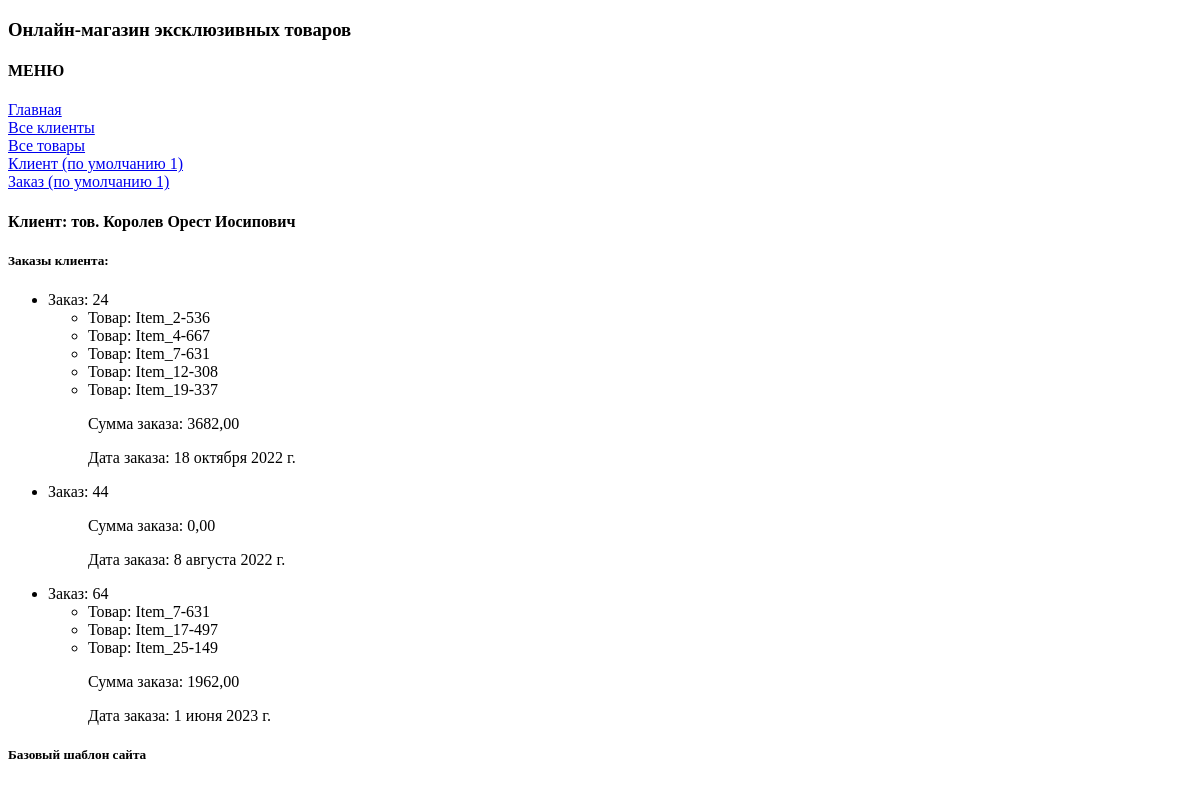
Page /hw2/orders_no_sort/12/ on the earlier database version.
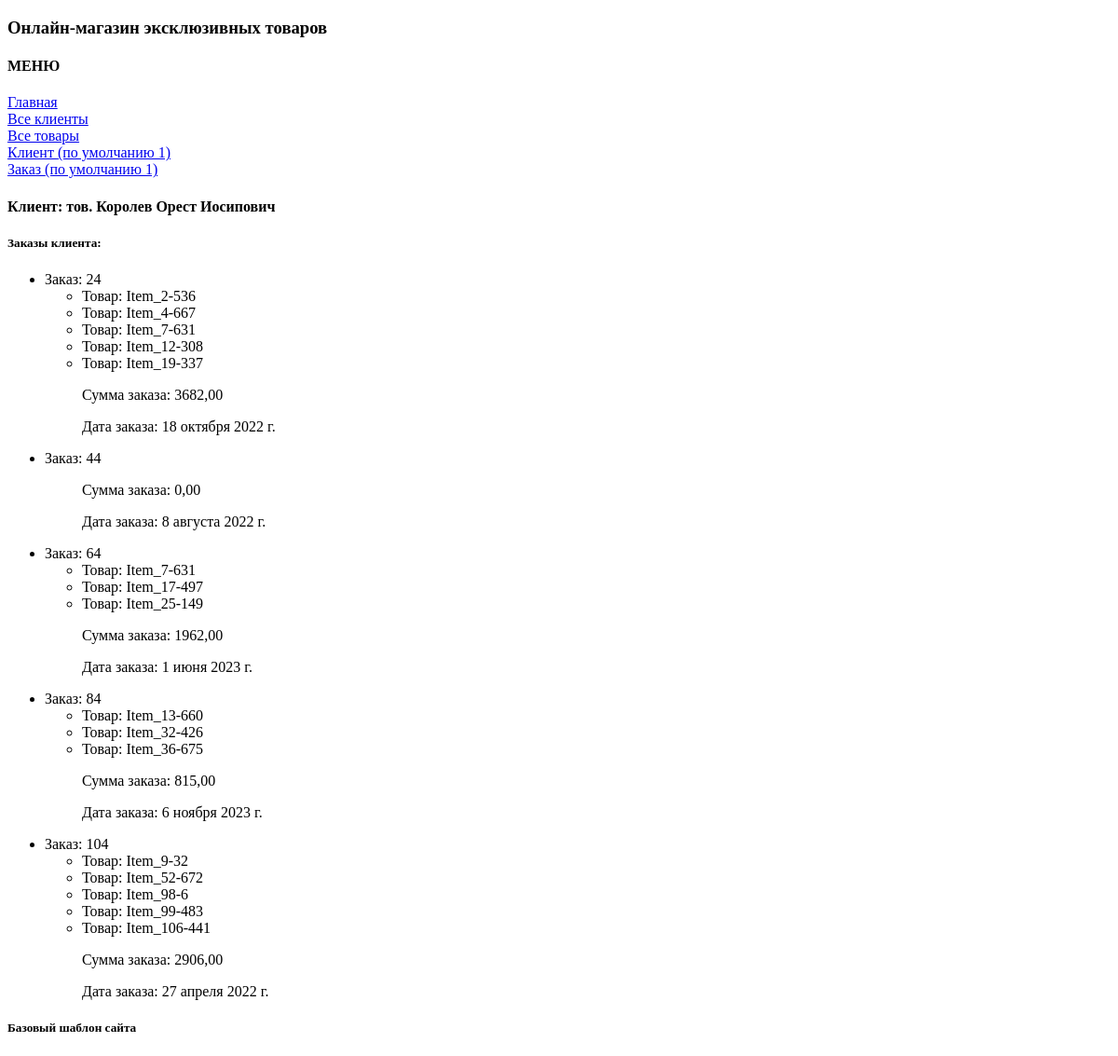
Same page on the later database version.
### hwapp_2/models.py (models this page shows, shortened)
class Order(models.Model):
    client = models.ForeignKey(Client, on_delete=models.CASCADE)
    products = models.ManyToManyField(Product)
    total_price = models.DecimalField(max_digits=8, decimal_places=2)
    date_ordered = models.DateField()

class Product(models.Model):
    name = models.CharField(max_length=100)
    description = models.TextField()
    price = models.DecimalField(max_digits=8, decimal_places=2)
    quantity = models.IntegerField()
    date_add = models.DateField(auto_now_add=True)
    image = models.ImageField(upload_to='media/', null=True, max_length=255)

### hwapp_2/views.py (the view)
# urls.py: path('orders_no_sort/<int:client_id>/', views.orders_by_client, name='orders_by_client'),
def orders_by_client(request, client_id):
    client = get_object_or_404(Client, pk=client_id)
    orders = Order.objects.filter(client__pk=client_id)
    return render(request, 'hwapp_2/orders_no_sort.html', {'orders': orders, 'client': client})

### hwapp_2/templates/hwapp_2/orders_no_sort.html (shortened to what this page needs)
{% extends 'hwapp_2/base.html' %}
{% block content %}
<h4>Клиент: {{ client.name }}</h4>
    {% if orders %}
        <h5>Заказы клиента:</h5>
        <ul>
        {% for order in orders %}
            <li>Заказ: {{ order.id }}</li>
            <ul>
            {% for item in order.products.all %}
                <li>Товар: {{ item.name }}</li>
            {% endfor %}
            <p>Сумма заказа: {{ order.total_price }}</p>
            <p>Дата заказа: {{ order.date_ordered }}</p>
            </ul>
        {% endfor %}
        </ul>
    {% endif %}
{% endblock %}

Differences in the rows shown:
added Order: id "84", total_price "815,00", date_ordered "6 ноября 2023 г."
now on this page (row unchanged): Product: name "Item_13-660", shown under "84"
added Product: name "Item_32-426", shown under "84"
added Product: name "Item_36-675", shown under "84"
added Order: id "104", total_price "2906,00", date_ordered "27 апреля 2022 г."
now on this page (row unchanged): Product: name "Item_9-32", shown under "104"
added Product: name "Item_52-672", shown under "104"
added Product: name "Item_98-6", shown under "104"
added Product: name "Item_99-483", shown under "104"
added Product: name "Item_106-441", shown under "104"
